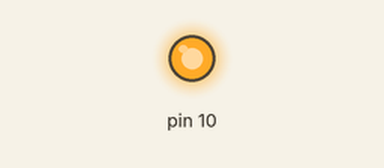
The sketch below on a simulated Arduino Uno, built with avr-gcc and run on an emulated ATmega328P. Shown: output pins drawn as LEDs (lit = HIGH).

Above: at 0.1 s.
Timing chart, 0 to 1.6 s (numbered marks = the images above):
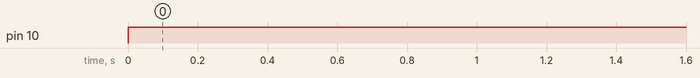

Measured:
- by itself, pin 10: LOW → HIGH at 0.00 s

The sketch:

led_fader.ino
```cpp
long prevMillis = 0;
int ledState = LOW;
int i = 0;
int ledPin = 6;

void setup(){
  pinMode(10, OUTPUT);
}

void loop(){
//  long currMillis = millis();
//
//
//  if(currMillis - prevMillis > 500){
//     prevMillis = currMillis;
//     if(ledState == LOW){
//        ledState = HIGH;
//     } else {
//        ledState = LOW;
//     }
//
//     digitalWrite(ledPin,ledState);
//  }

digitalWrite(10,HIGH);
}
```
